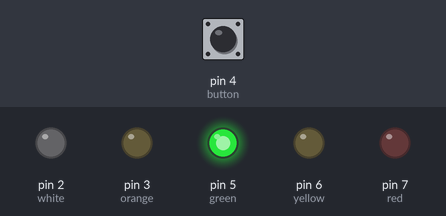
A sketch run on a simulated Arduino Uno, built with avr-gcc and run on an emulated ATmega328P. Parts: output pins drawn as LEDs (lit = HIGH). Inputs (shaded band) come from the test bench; at power-on: pin 4 (button) LOW.

Above: at 1.2 s.
1.3 s: pin 4 (button) pulled HIGH for 0.15 s
At 7.6 s:
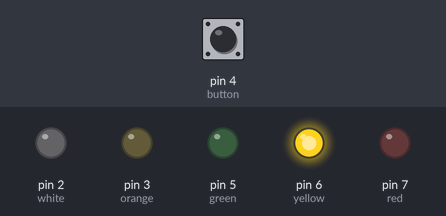
At 9.1 s:
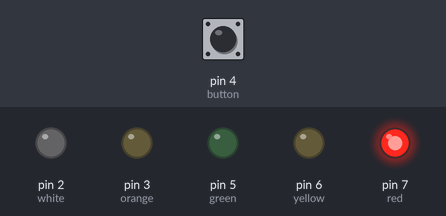
Timing chart, 0 to 19.4 s (numbered marks = the images above; inputs shaded):
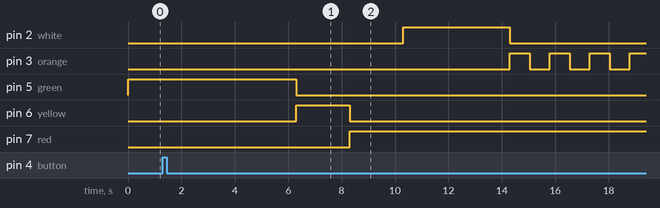

The sketch:

TLS.ino
```cpp
// defining what corresponds to the digital pins on the Arduino
int white = 2; // white LED pin
int orange = 3; // orange LED pin
int button = 4; // pushbutton pin
int green = 5; // green LED pin
int yellow = 6; // yellow LED pin
int red = 7; // red LED pin

// defining the initial pushbutton status
int buttonState = 0; // LOW

void setup() {
	// initializing traffic lights for vehicles
	pinMode(green, OUTPUT);
	pinMode(yellow, OUTPUT);
    	pinMode(red, OUTPUT);
	// initializing traffic lights for pedestrians
   	pinMode(orange, OUTPUT);
  	pinMode(white, OUTPUT);
	// initializing the pedestrian push button
  	pinMode(button, INPUT);
}

void loop() {
	// turn on green for vehicles
    	green_light();
	// read the state of the button
	buttonState = digitalRead(button);
	// if the button was pressed
  	if (buttonState == HIGH){
		// wait for 5 seconds
      		delay(5000);
		// switch green to yellow
      		yellow_light();
		// wait for 2 seconds
      		delay(2000);
		// switch yellow to red
      		red_light();
		// wait for 2 seconds
      		delay(2000);
		// turn on the white light for pedestrians
      		white_light();
		// wait for 4 seconds
      		delay(4000);
		// switch white to blinking orange
      		orange_light();
		// wait for 3 seconds before turning green back on for vehicles
      		delay(3000);
		// reset the button to LOW (i.e. as if it was not pressed)
      		buttonState == LOW;
    	}

}

void green_light(){
  	// green goes on
  	digitalWrite(green, HIGH);
	//  turn off yellow, red, white, and orange
  	digitalWrite(yellow, LOW);
  	digitalWrite(red, LOW);
  	digitalWrite(white, LOW);
  	digitalWrite(orange, LOW);
}

void yellow_light(){
  	// yellow goes on
  	digitalWrite(yellow, HIGH);
	// turn off green, red, white, and orange
  	digitalWrite(green, LOW);
  	digitalWrite(red, LOW);
  	digitalWrite(white, LOW);
  	digitalWrite(orange, LOW);
}

void red_light(){
  	// red goes on
  	digitalWrite(red, HIGH);
	// turn off green and yellow
  	digitalWrite(green, LOW);
	digitalWrite(yellow, LOW);
}

void white_light(){
  // turn white on, turn off orange
  	digitalWrite(white, HIGH);
  	digitalWrite(orange, LOW);
}

void orange_light(){
 	//turn off white
  	digitalWrite(white, LOW);
	// blink orange LED for about 15 seconds
  	for (int i=0; i<10; i++){
		// turn orange on
    		digitalWrite(orange, HIGH);
		// wait for 3/4 of a second
    		delay(750);
		// turn orange on
    		digitalWrite(orange, LOW);
		// wait for 3/4 of a second
    		delay(750);
  	}
}
```

Measured:
- after the input at 1.3 s, pin 2 (white): LOW → HIGH after 9.0 s, → LOW 4.0 s later; pin 3 (orange): alternates HIGH for 0.75 s and LOW for 0.75 s, starting after 13.0 s; pin 5 (green): HIGH → LOW after 5.0 s; pin 6 (yellow): LOW → HIGH after 5.0 s, → LOW 2.0 s later; pin 7 (red): LOW → HIGH after 7.0 s
